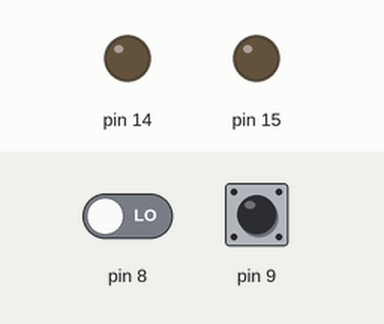
Recording of a sketch running on a simulated Arduino Uno, built with avr-gcc and run on an emulated ATmega328P. Parts: output pins drawn as LEDs (lit = HIGH). Dashed ring = blinking. Inputs (shaded band) come from the test bench; at power-on: pin 9 LOW, pin 8 LOW. What the sketch prints to the serial monitor is not drawn.

Above: at 1.2 s.
1.3 s: pin 9 driven HIGH
At 2.2 s:
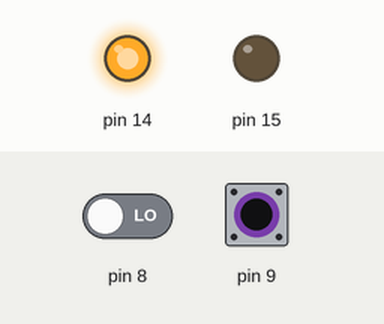
2.8 s: pin 8 driven HIGH
At 3.4 s:
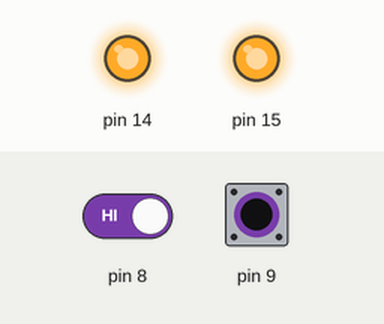
4.3 s: pin 9 driven LOW
At 5.5 s:
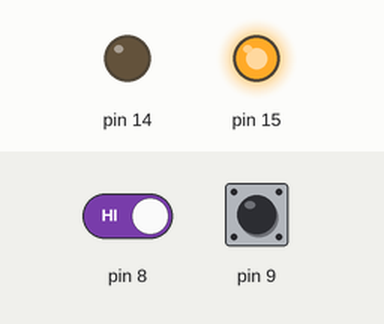
5.8 s: pin 8 driven LOW
At 6.9 s:
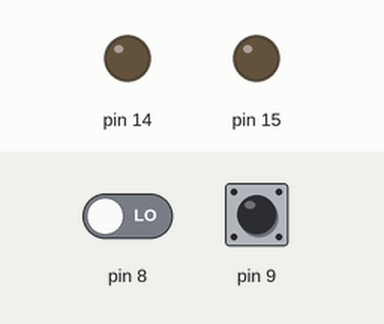
7.3 s: pin 9 pulsed HIGH 2 times (0.12 s each, 0.3 s apart)
At 7.36 s:
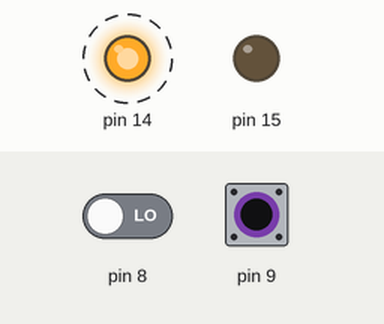
9.4 s: pin 9 pulsed HIGH 5 times (0.12 s each, 0.3 s apart)
At 11.4 s:
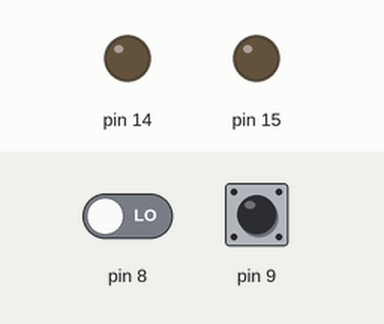
Timing chart, 0 to 12.9 s (numbered marks = the images above; inputs shaded):
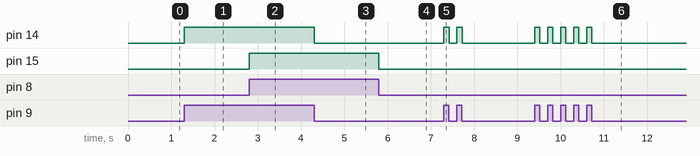

The sketch:

example2.ino
```cpp
// @author Abdelaziz Salah
// Example two

// including libraries
#include <avr/io.h>
#include <util/delay.h>

void setup() {
 // Switch one and two are connected on pin 0 and 1 in PortB, so they should be inputs
 DDRB = DDRB & ( ~(1 << PB1));
 DDRB = DDRB & ( ~(1 << PB0));  // or we could simply defined it as 0xFC as C is 1100 so we will set it to input


 // Led 1 and 2 are defined on pin 0 and 1 in PORTC, so we should define them as output

 DDRC = DDRC | ((1 << PC1));
 DDRC = DDRC | ((1 << PC0));  // or we could simply defined it as 0xFC as C is 1100 so we will set it to input


 PORTC = PORTC &(~(1 << PC1));
 PORTC = PORTC & (~(1 << PC0)); // this by default input, but for my knowleadge and practice I wrote it.
 Serial.begin(9600);
}

void loop() {
  // if switch 1 is pressed turn on the led
  if (PINB & (1<<PB1)){ // 00000010
    PORTC = PORTC | (1<<PC0);
    Serial.print("in");
  } else {
    PORTC = PORTC & (~(1<<PC0));
  }
   // not else because we want if both are pressed they should light.
   if (PINB & (1 << PB0)){ // 00000001
    PORTC = PORTC | (1<<PC1);
  } else {
    PORTC = PORTC & (~(1<<PC1));
  }
}
```

Measured:
- after the input at 1.3 s, pin 14: LOW → HIGH at once
- after the input at 2.8 s, pin 15: LOW → HIGH at once
- after the input at 4.3 s, pin 14: HIGH → LOW at once
- after the input at 5.8 s, pin 15: HIGH → LOW at once
- after the input at 7.3 s, pin 14: alternates HIGH for 0.12 s and LOW for 0.18 s, 4 changes in all, then stays LOW, starting at once
- after the input at 9.4 s, pin 14: alternates HIGH for 0.12 s and LOW for 0.18 s, 10 changes in all, then stays LOW, starting at once
